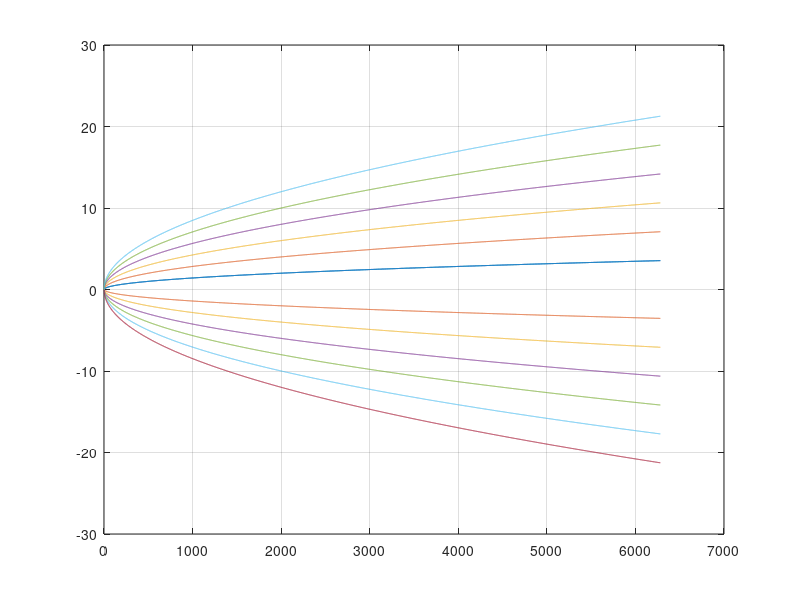

This chart was generated by the following MATLAB code:
t=0:0.001:6.28;
y=imag(sqrt(4i*t));
plot(y);grid on;hold on;
u=0:1:5;
for i=1:length(u)
plot(-y*i);
end;
u=0:1:5;
for i=1:length(u)
plot(y*i);
end;